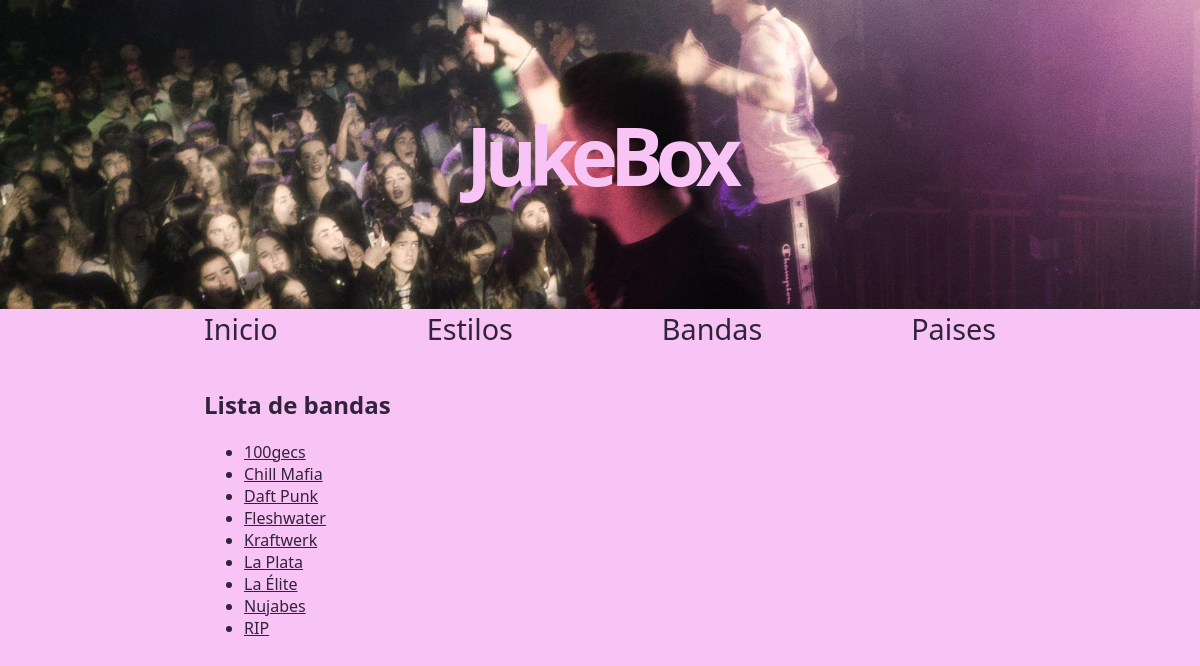
Screenshot of /bandas with the database file from the repository.
### appJukeBox/models.py (models this page shows, shortened)
class Banda(models.Model):
    nombre = models.CharField(max_length=100)
    pais = models.ForeignKey(Pais, on_delete=models.SET_NULL, null=True)
    descripcion = models.TextField()
    estilos = models.ManyToManyField(Estilo)
    imagen = models.ImageField(null=True, blank=True ,upload_to="images/")

### appJukeBox/views.py (the view)
# urls.py: path('bandas', views.index_bandas, name='bandas'),
def index_bandas(request):
	bandas = get_list_or_404(Banda.objects.order_by('nombre'))
	context = {'bandas': bandas}
	return render(request, 'bandas.html', context)

### appJukeBox/templates/bandas.html (shortened to what this page needs)
{% extends "base.html" %}
{% block contenido %}
    <h2>Lista de bandas</h2>
    {% if bandas %}
            <ul>
                {% for b in bandas %}
                <li>
                    <a href="/bandas/{{ b.id }}">{{ b.nombre}}</a>
                </li>
                {% endfor %}
            </ul>
        {% else %}
            <p>No hay bandas creadas.</p>
    {% endif %}
{% endblock %}

### appJukeBox/static/css/estilos.css (style rules this page uses)
body { font-family: system-ui; padding: 0px; margin: 0px; border: 0px; background-color: rgb(248, 196, 245); color: rgb(48, 35, 58); }
a { color: rgb(48, 35, 58); }

### rows the page displays
Banda: nombre "100gecs"
Banda: nombre "Chill Mafia"
Banda: nombre "Daft Punk"
Banda: nombre "Fleshwater"
Banda: nombre "Kraftwerk"
Banda: nombre "La Plata"
Banda: nombre "La Élite"
Banda: nombre "Nujabes"
Banda: nombre "RIP"
